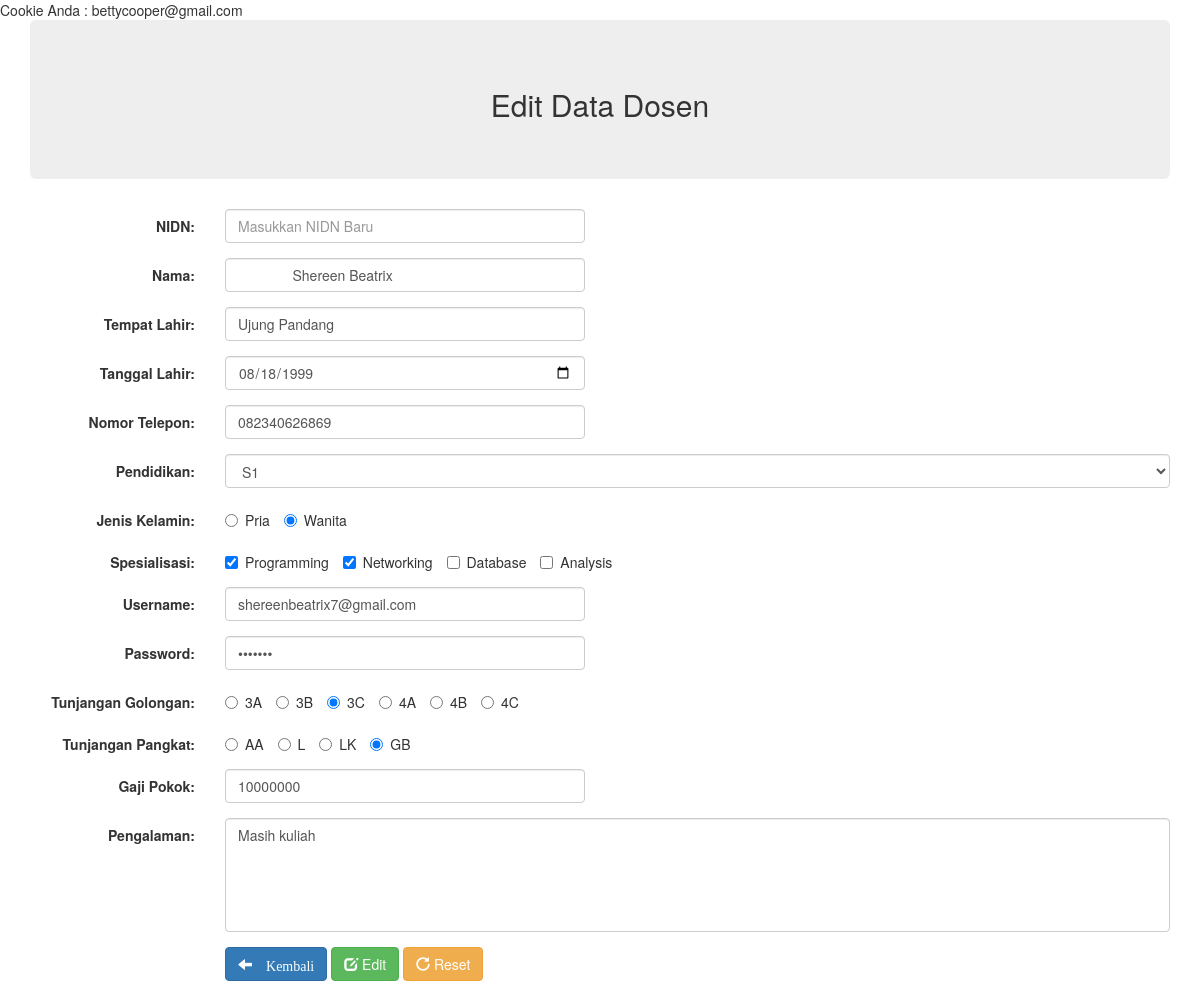
/edit.php?nidn=1861022 (signed in), run on the app's committed database.
### tables this page shows
CREATE TABLE `tabel_anggota` (
  `nidn` varchar(50) NOT NULL,
  `nama` text NOT NULL,
  `tempat` text NOT NULL,
  `lahir` date NOT NULL,
  `telepon` text NOT NULL,
  `pendidikan` enum('S1','S2','S3') NOT NULL,
  `jenis_kelamin` enum('Pria','Wanita') NOT NULL,
  `keahlian` text NOT NULL,
  `username` text NOT NULL,
  `password` text NOT NULL,
  `tunjangan_golongan` text NOT NULL,
  `tunjangan_pangkat` text NOT NULL,
  `pengalaman` text NOT NULL,
  `gaji_pokok` text NOT NULL,
  `total` text NOT NULL
);

### edit.php (the view, shortened to what this page needs)
<!DOCTYPE html>
<html lang="en">
<head>
 <link rel="stylesheet" href="css/bootstrap.min.css">
 <link rel="stylesheet" href="https://maxcdn.bootstrapcdn.com/bootstrap/3.4.1/css/bootstrap.min.css">
</head>
<body>
<?php
 include "koneksi.php";
 $nidn = $_GET['nidn'];
 $queryinfo = mysqli_query($connect, "SELECT * FROM tabel_anggota WHERE nidn='$nidn'");
 $info = mysqli_fetch_array($queryinfo);
 $uname = $_COOKIE['username'];
		?>
Cookie Anda : <?=$uname?>
<BR>
<div class="container">
    <div class="jumbotron text-center">
    <h2>Edit Data Dosen</h2>
    </div>
    <form class="form-horizontal" method="post" action="edit.php">
        <div class="form-group">
            <label class="control-label col-sm-2" for="nidn">NIDN:</label>
            <div class="col-sm-4">
            <input type="text" class="form-control" id="nidnbaru" placeholder="Masukkan NIDN Baru" name="nidnbaru" value="<?=$info['nidnbaru']?>">
            </div>
        </div>
        <div class="form-group">
            <label class="control-label col-sm-2" for="nama">Nama:</label>
            <div class="col-sm-4">
            <input type="text" class="form-control" id="nama" placeholder="Masukkan Nama" name="nama" value="<?=$info['nama']?>">
            </div>
        </div>
        <div class="form-group">
            <label class="control-label col-sm-2"  for="tempat">Tempat Lahir:</label>
            <div class="col-sm-4">
            <input type="text" class="form-control" id="tempat" placeholder="Masukkan Tempat Lahir" name="tempat" value="<?=$info['tempat']?>">
            </div>
        </div>
        <div class="form-group">
            <label class="control-label col-sm-2" for="lahir">Tanggal Lahir:</label>
            <div class="col-sm-4">
            <input type="date" class="form-control" id="lahir" placeholder="Masukkan Tanggal Lahir" name="lahir" value="<?=$info['lahir']?>">
            </div>
        </div>
        <div class="form-group">
            <label class="control-label col-sm-2" for="telepon">Nomor Telepon:</label>
            <div class="col-sm-4">
            <input type="tel" class="form-control" id="telepon" placeholder="Masukkan Nomor Telepon" name="telepon" value="<?=$info['telepon']?>">
            </div>
        </div>
        <div class="form-group">
            <label class="control-label col-sm-2" for="pendidikan">Pendidikan:</label>
            <div class="col-sm-10">  <select class="form-control" id="pendidikan" name="pendidikan">
                <option value='S1' <?php if
                    ($info['pendidikan'] == "S1") echo "selected"; ?>>S1</option>
                </select>
            </div>
        </div>
        <div class="form-group">
            <label class="control-label col-sm-2" for="jk">Jenis Kelamin:</label>
            <div class="col-sm-10">
            <label class="radio-inline" ><input type="radio" id="jk" name="jk" value="Pria" <?php if
                ($info['jenis_kelamin'] == "Pria") echo "checked"; ?>> Pria</label>
            <label class="radio-inline"><input type="radio" id="jk" name="jk" value="Wanita" <?php if
                ($info['jenis_kelamin'] == "Wanita") echo "checked"; ?>> Wanita</label>
            </div>
        </div>
        <div class="form-group">
            <label class="control-label col-sm-2" for="ahli">Spesialisasi:</label>
            <div class="col-sm-10">
                <label class="checkbox-inline" ><input type='checkbox' name='ahli[]' value='Programming' id="ahli"
                    <?php if (preg_match("/Programming/", $info['keahlian'])) echo "checked"; ?>> Programming</label>
                <label class="checkbox-inline" ><input type='checkbox' name='ahli[]' value='Networking' id="ahli"
                    <?php if (preg_match("/Networking/", $info['keahlian'])) echo "checked"; ?>> Networking</label>
                <label class="checkbox-inline" ><input type='checkbox' name='ahli[]' value='Database' id="ahli"
                    <?php if (preg_match("/Database/", $info['keahlian'])) echo "checked"; ?>> Database</label>
                <label class="checkbox-inline" ><input type='checkbox' name='ahli[]' value='Analysis' id="ahli"
                <?php if (preg_match("/System/", $info['keahlian'])) echo "checked"; ?>> Analysis</label>
            </div>
        </div>
        <div class="form-group">
            <label class="control-label col-sm-2" for="username">Username:</label>
            <div class="col-sm-4">
            <input type="email" class="form-control" name="username" placeholder="Input Username" name="username" value="<?=$info['username']?>">
            </div>
        </div>
        <div class="form-group">
            <label class="control-label col-sm-2" for="password">Password:</label>
            <div class="col-sm-4">
            <input type="password" class="form-control" name="password" placeholder="Input Password" name="password" value="<?=$info['password']?>">
            </div>
        </div>
        <div class="form-group">
            <label class="control-label col-sm-2" for="tg">Tunjangan Golongan:</label>
            <div class="col-sm-10">
            <label class="radio-inline" ><input type="radio" id="tg" name="tg" value="3A" <?php if
                ($info['tunjangan_golongan'] == "3A") echo "checked"; ?>> 3A</label>
            <label class="radio-inline"><input type="radio" id="tg" name="tg" value="3B" <?php if
                ($info['tunjangan_golongan'] == "3B") echo "checked"; ?>> 3B</label>
            <label class="radio-inline"><input type="radio" id="tg" name="tg" value="3C" <?php if
                ($info['tunjangan_golongan'] == "3C") echo "checked"; ?>> 3C</label>
            <label class="radio-inline" ><input type="radio" id="tg" name="tg" value="4A" <?php if
                ($info['tunjangan_golongan'] == "4A") echo "checked"; ?>> 4A</label>
            <label class="radio-inline"><input type="radio" id="tg" name="tg" value="4B" <?php if
                ($info['tunjangan_golongan'] == "4B") echo "checked"; ?>> 4B</label>
            <label class="radio-inline"><input type="radio" id="tg" name="tg" value="4C" <?php if
                ($info['tunjangan_golongan'] == "4C") echo "checked"; ?>> 4C</label>
            </div>
        </div>
        <div class="form-group">
            <label class="control-label col-sm-2" for="tp">Tunjangan Pangkat:</label>
            <div class="col-sm-10">
            <label class="radio-inline" ><input type="radio" id="tp" name="tp" value="AA" <?php if
                ($info['tunjangan_pangkat'] == "AA") echo "checked"; ?>> AA</label>
            <label class="radio-inline" ><input type="radio" id="tp" name="tp" value="L" <?php if
                ($info['tunjangan_pangkat'] == "L") echo "checked"; ?>> L</label>
            <label class="radio-inline" ><input type="radio" id="tp" name="tp" value="LK" <?php if
                ($info['tunjangan_pangkat'] == "LK") echo "checked"; ?>> LK</label>
            <label class="radio-inline" ><input type="radio" id="tp" name="tp" value="GB" <?php if
                ($info['tunjangan_pangkat'] == "GB") echo "checked"; ?>> GB</label>
            </div>
        </div>
        <div class="form-group">
            <label class="control-label col-sm-2" for="gp">Gaji Pokok:</label>
            <div class="col-sm-4">
            <input type="text" class="form-control" id="gp" name="gp" value="<?=$info['gaji_pokok']?>">
            </div>
        </div>
        <div class="form-group">
            <label class="control-label col-sm-2" for="pengalaman">Pengalaman:</label>
            <div class="col-sm-10">
            <textarea class="form-control" rows="5" style="resize: none" id="pengalaman" name="pengalaman"><?=$info['pengalaman']?></textarea>
            </div>
        </div>
        <div class="form-group">
            <div class="col-sm-offset-2 col-sm-10">
            <a href="input.php" class="btn btn-primary"><span class="glyphicon glyphicon-arrow-left"> Kembali</a>
            <button type="submit" class="btn btn-success" name="edit"><span class="glyphicon glyphicon-edit"></span> Edit</button>
            <button type="reset" class="btn btn-warning"><span class="glyphicon glyphicon-repeat"></span> Reset</button>
            </div>
        </div>
    </div>
</body>
</html>

### data on the page
tabel_anggota: nama "Shereen Beatrix", tempat "Ujung Pandang", lahir "08/18/1999", telepon "082340626869", pendidikan "S1", jenis_kelamin "☐ Jenis Kelamin:", jenis_kelamin "☑ Wanita", keahlian "☑", username "shereenbeatrix7@gmail.com", tunjangan_golongan "☐ Tunjangan Golongan:", tunjangan_golongan "☐ 3B", tunjangan_golongan "☑ 3C", tunjangan_golongan "☐ 4A", tunjangan_golongan "☐ 4B", tunjangan_golongan "☐ 4C", tunjangan_pangkat "☐ Tunjangan Pangkat:", tunjangan_pangkat "☐ L", tunjangan_pangkat "☐ LK", tunjangan_pangkat "☑ GB", gp "10000000", pengalaman "Masih kuliah"

### other printed values
$uname "bettycooper@gmail.com"
